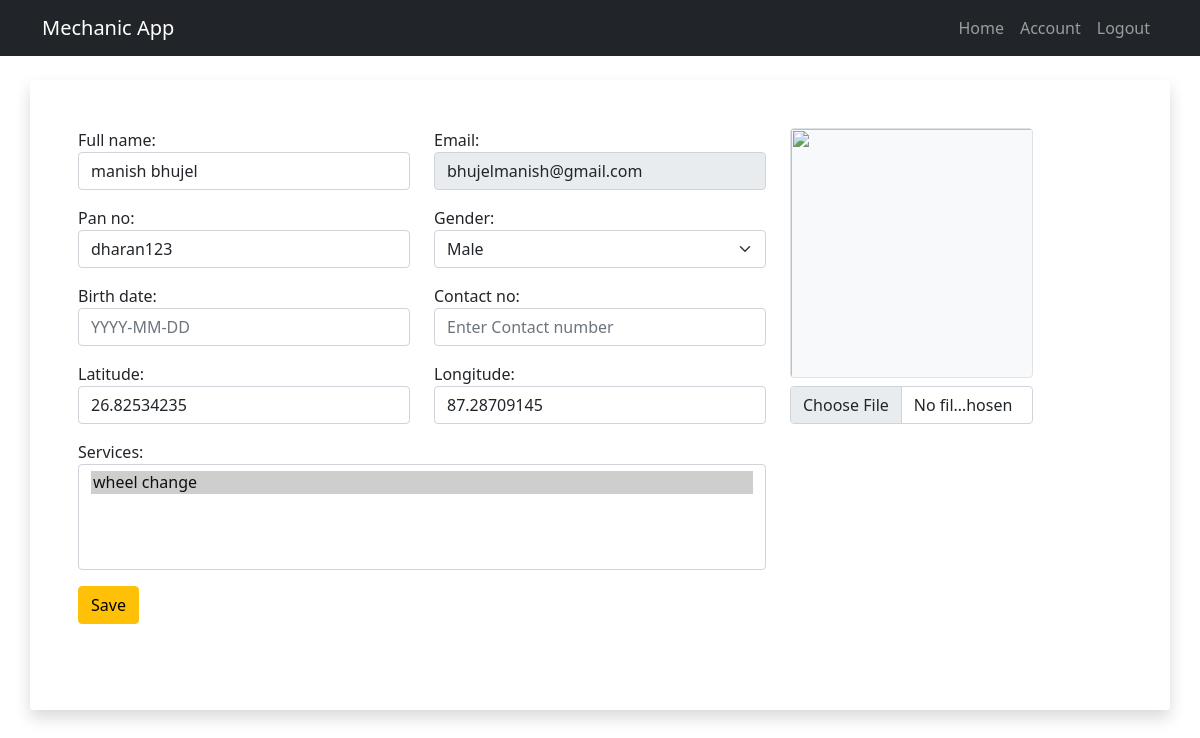
/tracker/mechanic/account/ (signed in), run on the app's committed database.
### tracker/models/mechanic.py (models this page shows, shortened)
class Mechanic(Person):
    pan_no = models.CharField(max_length=150,blank=False,unique=True)

class MechanicProfile(AbstractProfile,Location):
    services = models.ManyToManyField(Service)
    is_busy = models.BooleanField(default=False)
    mechanic = models.OneToOneField(Mechanic,on_delete=models.CASCADE,related_name="mechanic_profile")

### tracker/views/mechanic.py (the view, shortened to what this page needs)
class MechanicAccountView(View):
    def get(self,request):
        mechanic = get_object_or_404(Mechanic.objects.all(),pk=request.session['mechanic_id'])
        mechanic_form = MechanicForm(instance=mechanic)
        mechanic_profile_form = MechanicProfileForm(instance=mechanic.mechanic_profile)
        context = {
            'mechanic':mechanic,
            'mechanic_form':mechanic_form,
            'mechanic_profile_form':mechanic_profile_form
        }
        return render(request,"mechanic/account.html",context)

### tracker/forms.py
class MechanicForm(forms.ModelForm):
    class Meta:
        model = Mechanic
        fields = "__all__"
        widgets = {
            'full_name':forms.TextInput(attrs={'class':'form-control','placeholder':'Enter your Full Name'}),
            'email':forms.EmailInput(attrs={'class':'form-control','placeholder':'Enter Email address','readonly':True}),
            'pan_no':forms.TextInput(attrs={'class':'form-control','placeholder':'Enter pan number'})
        }
        exclude = ("password",)

class MechanicProfileForm(forms.ModelForm):
    class Meta:
        model = MechanicProfile
        fields = "__all__"
        widgets = {
            'gender':forms.Select(attrs={'class':'form-select'}),
            'birth_date':forms.DateInput(attrs={'class':'form-control','placeholder':'YYYY-MM-DD'}),
            'contact_no':forms.TextInput(attrs={'class':'form-control','placeholder':'Enter Contact number'}),
            'latitude':forms.NumberInput(attrs={'class':'form-control'}),
            'longitude':forms.NumberInput(attrs={'class':'form-control'}),
            'avatar':forms.FileInput(attrs={'class':'form-control'}),
            'services':forms.SelectMultiple(attrs={'class':'form-select'})
        }
        exclude = ('mechanic',"is_approve","is_busy","is_active")

### tracker/models/service.py (called while the page is built)
    def __str__(self):
        return self.service_name

### tracker/templates/mechanic/account.html (shortened to what this page needs)
{% extends 'mechanic/layout.html' %}
{% block inner_content %}
<div class="container mt-4 shadow p-5 mb-3 bg-body rounded" style="height:630px; width:100%;">
        <form action="" method="POST" enctype="multipart/form-data">
            <div class="row">
                <div class="col-8">
                    <div class="row mb-3">
                        <div class="col-6">
                            {{mechanic_form.full_name.label_tag}}
                            {{mechanic_form.full_name}}
                        </div>
                        <div class="col-6">
                            {{mechanic_form.email.label_tag}}
                            {{mechanic_form.email}}
                        </div>
                    </div>
                    <div class="row mb-3">
                        <div class="col-6">
                            {{mechanic_form.pan_no.label_tag}}
                            {{mechanic_form.pan_no}}
                        </div>
                        <div class="col-6">
                            {{mechanic_profile_form.gender.label_tag}}
                            {{mechanic_profile_form.gender}}
                        </div>
                    </div>
                    <div class="row mb-3">
                        <div class="col-6">
                            {{mechanic_profile_form.birth_date.label_tag}}
                            {{mechanic_profile_form.birth_date}}
                        </div>
                        <div class="col-6">
                            {{mechanic_profile_form.contact_no.label_tag}}
                            {{mechanic_profile_form.contact_no}}
                        </div>
                    </div>
                    <div class="mb-3 row">
                        <div class="col-6">
                            {{mechanic_profile_form.latitude.label_tag}}
                        {{mechanic_profile_form.latitude}}
                        </div>
                        <div class="col-6">
                            {{mechanic_profile_form.longitude.label_tag}}
                        {{mechanic_profile_form.longitude}}
                        </div>
                    </div>
                    <div class="mb-3">
                        {{mechanic_profile_form.services.label_tag}}
                        {{mechanic_profile_form.services}}
                    </div>
                    <button type="submit" class="btn btn-warning">Save</button>
                </div>
                <div class="col-3">
                    {% if mechanic.mechanic_profile.avatar %}
                    <img src="{{mechanic.mechanic_profile.avatar.url}}" class="border rounded bg-light img-fluid" style="height: 250px; width: 250px;" />
                    <a href="{{mechanic.mechanic_profile.avatar.url}}" target="blank">{{mechanic.mechanic_profile.avatar.url}}</a>
                    {% else %}
                    <img src="" class="border rounded bg-light img-fluid" style="height: 250px; width: 250px;" />
                    {% endif %}
                    <div class="mt-2">
                        {{mechanic_profile_form.avatar}}
                    </div>
                </div>
            </div>
        </form>
{% endblock inner_content %}

### tracker/templates/mechanic/layout.html (shortened to what this page needs)
{% extends 'base/layout.html' %}
{% block content %}
<nav class="navbar navbar-expand-lg navbar-dark bg-dark">
  <div class="container">
    <a class="navbar-brand" href="#">Mechanic App</a>
    <div class="collapse navbar-collapse" id="navbarSupportedContent">
      <ul class="navbar-nav ms-auto mb-2 mb-lg-0">
         <li class="nav-item">
          <a class="nav-link" href="#">Home</a>
        </li>
        <li class="nav-item">
          <a class="nav-link" href="{% url 'mechanic_account' %}">Account</a>
        </li>
         <li class="nav-item">
          <a class="nav-link" href="{% url 'mechanic_logout' %}">Logout</a>
        </li>
      </ul>
    </div>
  </div>
</nav>
<div class="container-fluid">
    {% block inner_content %}
    {% endblock inner_content %}
</div>
{% endblock content %}

### tracker/templates/base/layout.html (shortened to what this page needs)
<!doctype html>
<html lang="en">
{% load static %}
  <head>
    <link href="https://cdn.jsdelivr.net/npm/bootstrap@5.0.1/dist/css/bootstrap.min.css" rel="stylesheet">
     <link rel="stylesheet" href="https://unpkg.com/leaflet@1.7.1/dist/leaflet.css"
/>
    <link rel="stylesheet" href="https://unpkg.com/leaflet-routing-machine@latest/dist/leaflet-routing-machine.css" />
  </head>
  <body>
    {% block content %}
    {% endblock content %}
  </body>
</html>

### data on the page
Mechanic: full_name "manish bhujel", email "bhujelmanish@gmail.com", pan_no "dharan123"
MechanicProfile: gender "Male", latitude "26.82534235", longitude "87.28709145"

### other printed values
{{ mechanic_form.full_name.label_tag }} "Full name:"
{{ mechanic_form.email.label_tag }} "Email:"
{{ mechanic_form.pan_no.label_tag }} "Pan no:"
{{ mechanic_profile_form.gender.label_tag }} "Gender:"
{{ mechanic_profile_form.birth_date.label_tag }} "Birth date:"
{{ mechanic_profile_form.contact_no.label_tag }} "Contact no:"
{{ mechanic_profile_form.latitude.label_tag }} "Latitude:"
{{ mechanic_profile_form.longitude.label_tag }} "Longitude:"
{{ mechanic_profile_form.services.label_tag }} "Services:"
